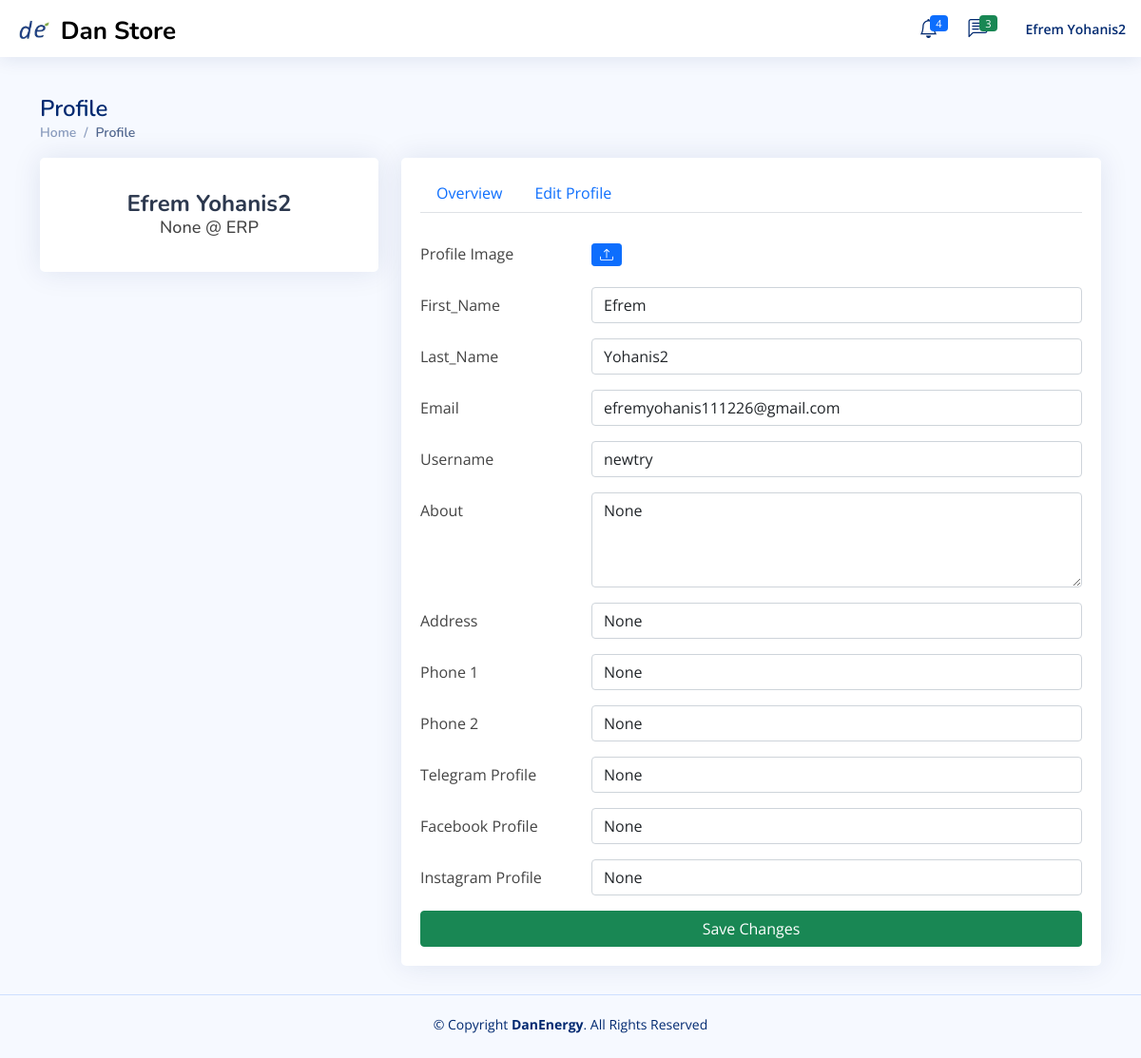
Page /Employer/emp_edit_Profile (signed in) on the committed database.
### Store_manager/models.py (models this page shows, shortened)
class employ(models.Model):
    user=models.ForeignKey(User,null=True,blank=True,on_delete=models.CASCADE)
    role= models.CharField(max_length=200,null=True,blank=True)
    profile_pic=models.ImageField(null=True,blank=True, upload_to='Profile/')
    Full_Name=models.CharField(max_length=300, null=True)
    gender = models.CharField(max_length=20,null=True,blank=True)
    phone1 = models.CharField(max_length=200, null=True)
    phone2 = models.CharField(max_length=200, null=True)
    facebook = models.CharField(max_length=200, null=True,blank=True)
    telegram = models.CharField(max_length=200, null=True,blank=True)
    instagram = models.CharField(max_length=200, null=True,blank=True)
    about = models.TextField(max_length=500, null=True)
    address = models.CharField(max_length=200, null=True)
    inDepartment = models.CharField(max_length=300,null=True)
    date_created = models.DateTimeField(auto_now_add=True, null=True)
    Thechnologist =models.BooleanField(blank=True,null=True,default=False)
    accessStore=models.ForeignKey(allStore,null=True,blank=True,on_delete=models.CASCADE)

### Employer/views.py (the view, shortened to what this page needs)
# urls.py: path('emp_edit_Profile',views.edit_Profile,name="emp_edit-Profile"),
def edit_Profile(request):
    users = User.objects.get(id=request.user.id)
    re_employ=employ.objects.get(user=users)
    admin = re_employ
    context= {
        'admin':admin,
    }
    return render(request,'employe/profile/edit_profile.html',context)

### Templates/employe/profile/edit_profile.html (shortened to what this page needs)
{% extends 'employe/profile/profile-base.html' %}
{% block profile %}
{% load static %}
  <div class="pt-3" >
    <form method="POST" enctype="multipart/form-data">
      <div class="row mb-3">
        <label for="profileImage" class="col-md-4 col-lg-3 col-form-label">Profile Image</label>
        <div class="col-md-8 col-lg-9">
          <div class="pt-2">
            <a href="{% url 'emp_pp' %}" class="btn btn-primary btn-sm" title="Upload profile image"><i class="bi bi-upload"></i></a>
          </div>
        </div>
      </div>
      <div class="row mb-3">
        <label for="fullName" class="col-md-4 col-lg-3 col-form-label">First_Name</label>
        <div class="col-md-8 col-lg-9">
          <input name="first_name" type="text" class="form-control" id="fullName" value="{{admin.user.first_name}}">
        </div>
      </div>
      <div class="row mb-3">
        <label for="fullName" class="col-md-4 col-lg-3 col-form-label">Last_Name</label>
        <div class="col-md-8 col-lg-9">
          <input name="last_name" type="text" class="form-control" id="fullName" value="{{admin.user.last_name}}">
        </div>
      </div>
      <div class="row mb-3">
        <label for="fullName" class="col-md-4 col-lg-3 col-form-label">Email</label>
        <div class="col-md-8 col-lg-9">
          <input name="email" type="email" class="form-control" id="fullName" value="{{user.email}}">
        </div>
      </div>
      <div class="row mb-3">
        <label for="fullName" class="col-md-4 col-lg-3 col-form-label">Username</label>
        <div class="col-md-8 col-lg-9">
          <input name="username" type="text" class="form-control" id="fullName" value="{{admin.user.username}}">
        </div>
      </div>
      <div class="row mb-3">
        <label for="about" class="col-md-4 col-lg-3 col-form-label">About</label>
        <div class="col-md-8 col-lg-9">
          <textarea name="about" class="form-control" id="about" style="height: 100px">{{admin.about}}
          </textarea>
        </div>
      </div>
      <div class="row mb-3">
        <label for="Address" class="col-md-4 col-lg-3 col-form-label">Address</label>
        <div class="col-md-8 col-lg-9">
          <input name="address" type="text" class="form-control" id="Address" value="{{admin.address}}">
        </div>
      </div>
      <div class="row mb-3">
        <label for="Phone" class="col-md-4 col-lg-3 col-form-label">Phone 1</label>
        <div class="col-md-8 col-lg-9">
          <input name="phone1" type="text" class="form-control" id="phone1" value="{{admin.phone1}}">
        </div>
      </div>
      <div class="row mb-3">
        <label for="phone2" class="col-md-4 col-lg-3 col-form-label">Phone 2</label>
        <div class="col-md-8 col-lg-9">
          <input name="phone2" type="text" class="form-control" id="phone2" value="{{admin.phone2}}">
        </div>
      </div>
      <div class="row mb-3">
        <label for="Twitter" class="col-md-4 col-lg-3 col-form-label">Telegram Profile</label>
        <div class="col-md-8 col-lg-9">
          <input name="telegram" type="text" class="form-control" id="Twitter" value="{{admin.telegram}}">
        </div>
      </div>
      <div class="row mb-3">
        <label for="Facebook" class="col-md-4 col-lg-3 col-form-label">Facebook Profile</label>
        <div class="col-md-8 col-lg-9">
          <input name="facebook" type="text" class="form-control" id="Facebook" value="{{admin.facebook}}">
        </div>
      </div>
      <div class="row mb-3">
        <label for="Instagram" class="col-md-4 col-lg-3 col-form-label">Instagram Profile</label>
        <div class="col-md-8 col-lg-9">
          <input name="instagram" type="text" class="form-control" id="Instagram" value="{{admin.instagram}}">
        </div>
      </div>
      <div class="text-center d-grid">
        <button type="submit" name="save" class="btn btn-success">Save Changes</button>
      </div>
    </form>
  </div>
  {% endblock profile %}

### Templates/employe/profile/profile-base.html (shortened to what this page needs)
{% extends 'employe/index.html'  %}
{% block profile1 %}
{% load static %}
<main style="margin-top: 100px; " class="container">
  <div class="pagetitle">
    <h1>Profile</h1>
    <nav>
      <ol class="breadcrumb">
        <li class="breadcrumb-item"><a href="{% url 'employe_dashboard' %}">Home</a></li>
        <li class="breadcrumb-item active">Profile</li>
      </ol>
    </nav>
  </div>
    <section class="section profile">
      <div class="row">
        <div class="col-xl-4">
          <div class="card">
            <div class="card-body profile-card pt-4 d-flex flex-column align-items-center">
              <h2>{{user.first_name}} {{user.last_name}}</h2>
              <h3>{{admin.role}} @ {{admin.inDepartment}}</h3>
            </div>
          </div>
        </div>
        <div class="col-xl-8">
          <div class="card">
            <div class="card-body pt-3">
              <ul class="nav nav-tabs">
                <li class="nav-item">
                  <a class="nav-link " aria-current="page" href="{% url 'emp_user-Profile' %}">Overview</a>
                </li>
                <li class="nav-item">
                  <a class="nav-link" href="{% url 'emp_edit-Profile' %}">Edit Profile</a>
                </li>
              </ul>
              <div class="tab-content pt-2">
                {% block profile %}
                {% endblock profile %}
              </div>
            </div>
          </div>
        </div>
      </div>
    </section>
    </main>
{% endblock %}

### Templates/employe/index.html (shortened to what this page needs)
{% extends 'base.html' %} {% load static %} {% block content %}
<header id="header" class="header fixed-top d-flex align-items-center">
  <div class="d-flex align-items-center justify-content-right">
    <a href="{% url 'employe_dashboard' %}" class="logo d-flex align-items-center">
      <img src="{% static '/img/newfile.png' %}" alt="" />
      <span
        class="d-none d-lg-block"
        style="color: black; margin-top: 5px; padding-left: 5px"
        >Dan Store</span
      >
    </a>
  </div>
  <nav class="header-nav ms-auto">
    <ul class="d-flex align-items-center">
      <li class="nav-item dropdown">
        <a class="nav-link nav-icon" href="#" data-bs-toggle="dropdown">
          <i class="bi bi-bell"></i>
          <span class="badge bg-primary badge-number">4</span> </a
        >
      </li>
      <li class="nav-item dropdown">
        <a class="nav-link nav-icon" href="#" data-bs-toggle="dropdown">
          <i class="bi bi-chat-left-text"></i>
          <span class="badge bg-success badge-number">3</span> </a
        >
      </li>
      <li class="nav-item dropdown pe-3">
        <a
          class="nav-link nav-profile d-flex align-items-center pe-0"
          href="#"
          data-bs-toggle="dropdown"
        >
          <span class="d-none d-md-block ps-2"
            >{{user.first_name}} {{user.last_name}}</span
          > </a
        >
      </li>
    </ul>
  </nav>
</header>
{% block profile1 %}{% endblock profile1 %}
{% endblock %}
{% block footer %}
  <footer id="" class="footer">
    <div class="copyright">
      &copy; Copyright <strong><span>DanEnergy</span></strong
      >. All Rights Reserved
    </div>
    <div class="credits">
      </div>
  </footer>
{% endblock footer %}

### static/assets/css/style.css (style rules this page uses)
:root { scroll-behavior: smooth; }
body { font-family: "Open Sans", sans-serif; background: #f6f9ff; color: #444444; }
a { color: #4154f1; text-decoration: none; }
h1, h2, h3, h4, h5, h6 { font-family: "Nunito", sans-serif; }
.pagetitle { margin-bottom: 10px; }
.pagetitle h1 { font-size: 24px; margin-bottom: 0; font-weight: 600; color: #012970; }
.card { margin-bottom: 30px; border: none; border-radius: 5px; box-shadow: 0px 0 30px rgba(1, 41, 112, 0.1); }
.card-body { padding: 0 20px 20px 20px; }
.breadcrumb { font-size: 14px; font-family: "Nunito", sans-serif; color: #899bbd; font-weight: 600; }
.breadcrumb a { color: #899bbd; transition: 0.3s; }
.breadcrumb .breadcrumb-item::before { color: #899bbd; }
.breadcrumb .active { color: #51678f; font-weight: 600; }
.logo { line-height: 1; }
@media (min-width: 1200px) { .logo { width: 280px; } }
.logo img { max-height: 26px; margin-right: 6px; }
.logo span { font-size: 26px; font-weight: 700; color: #012970; font-family: "Nunito", sans-serif; }
.header { transition: all 0.5s; z-index: 997; height: 60px; box-shadow: 0px 2px 20px rgba(1, 41, 112, 0.1); background-color: #fff; padding-left: 20px; }
.header-nav ul { list-style: none; }
.header-nav > ul { margin: 0; padding: 0; }
.header-nav .nav-icon { font-size: 20px; color: #012970; }
.header-nav .nav-profile { color: #012970; }
.header-nav .nav-profile span { font-size: 14px; font-weight: 600; }
.header-nav .badge-number { position: absolute; inset: 4px 6px auto auto; font-weight: normal; font-size: 11px; padding: 3px 6px; }
.profile .profile-card h2 { font-size: 24px; font-weight: 700; color: #2c384e; margin: 10px 0 0 0; }
.profile .profile-card h3 { font-size: 18px; }
.footer { padding: 20px 0; font-size: 14px; transition: all 0.3s; border-top: 1px solid #cddfff; }
.footer .copyright { text-align: center; color: #012970; }
.footer .credits { padding-top: 5px; text-align: center; font-size: 13px; color: #012970; }

### rows in the picture
employ: role "None", inDepartment "ERP", first_name "Efrem", last_name "Yohanis2", username "newtry", about "None", address "None", phone1 "None", phone2 "None", telegram "None", facebook "None", instagram "None"

### other values in the picture
{{ user.first_name }} "Efrem"
{{ user.last_name }} "Yohanis2"
